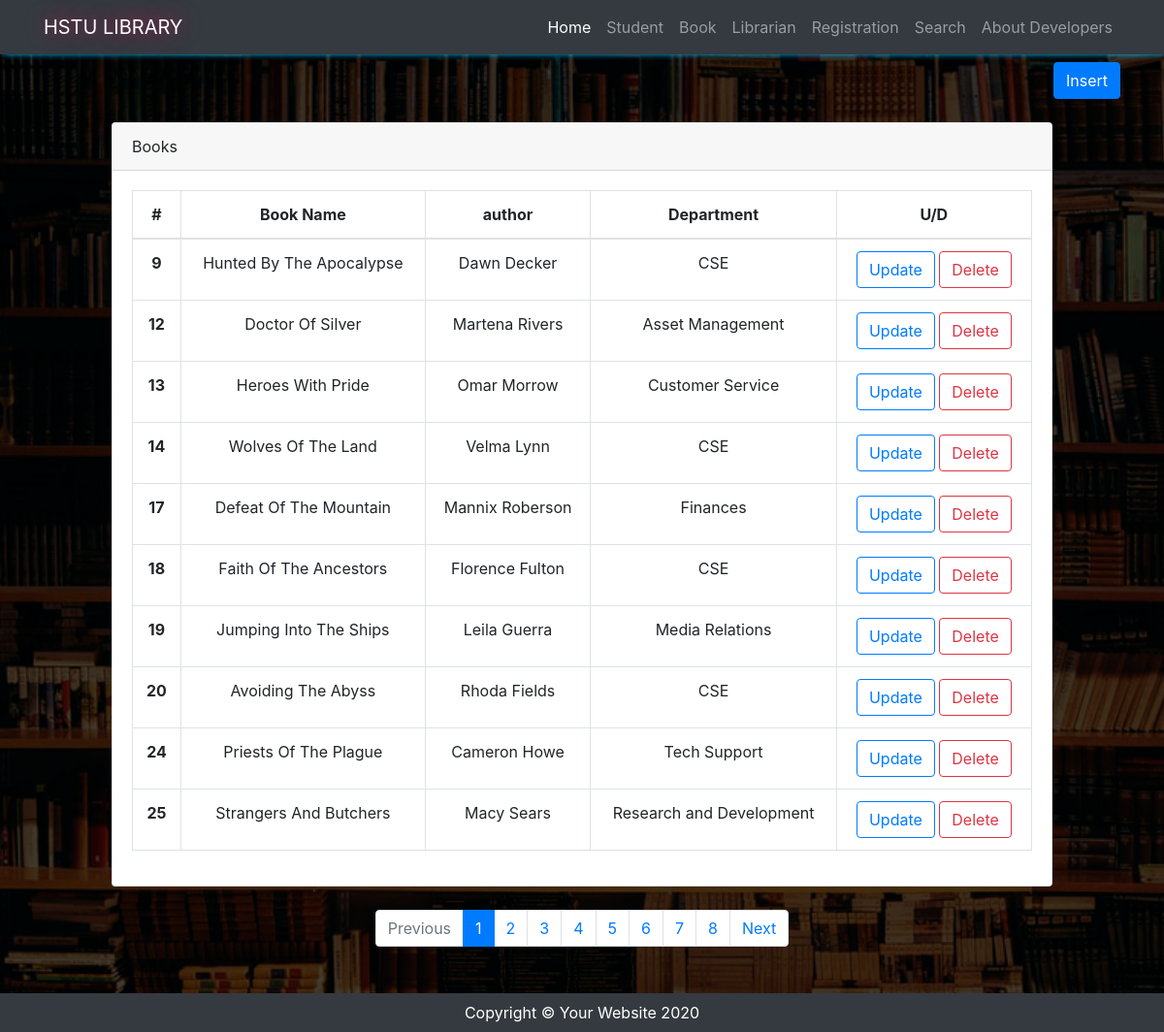
Screenshot of /book.php with the database file from the repository.
### tables this page shows
CREATE TABLE `book` (
  `book_id` int(11) NOT NULL,
  `book_name` varchar(25) NOT NULL,
  `author` varchar(25) NOT NULL,
  `department` varchar(25) NOT NULL
);

### book.php (the view, shortened to what this page needs)
  <?php
    $page=1;
    $limit=10;
    $offset=$page*$limit-$limit;
    $pdo=new PDO('mysql:host=localhost;dbname=library','root','');
    $query1=$pdo->query("select * from book limit $limit offset $offset");
    $query2=$pdo->query("select * from book");
    $total_row=$query2->rowCount();
    $total_page=ceil($total_row/$limit);
    $result=$query1->fetchAll();
?>
<!DOCTYPE html>
<html lang="en">
<head>
  <link href="vendor/bootstrap/css/bootstrap.min.css" rel="stylesheet">
  <link href="css/blog-home.css" rel="stylesheet">
</head>
<body>
  <nav class="navbar navbar-expand-lg navbar-dark bg-dark fixed-top">
    <div class="container">
      <a class="navbar-brand" href="#">HSTU LIBRARY</a>
      <div class="collapse navbar-collapse" id="navbarResponsive">
        <ul class="navbar-nav ml-auto">
          <li class="nav-item active">
            <a class="nav-link" href="home.php">Home
            </a>
          </li>
          <li class="nav-item">
            <a class="nav-link" href="student.php">Student</a>
          </li>
          <li class="nav-item">
            <a class="nav-link" href="book.php">Book</a>
          </li>
          <li class="nav-item">
            <a class="nav-link" href="librarian.php">Librarian</a>
          </li>
          <li class="nav-item">
            <a class="nav-link" href="registration.php">Registration</a>
          </li>
          <li class="nav-item">
            <a class="nav-link" href="search.php">Search</a>
          </li>
          <li class="nav-item">
            <a class="nav-link" href="dev.php">About Developers</a>
          </li>
        </ul>
      </div>
    </div>
  </nav>
   <div class="container py-2  d-flex justify-content-end">  <a href="insert.php" class="btn btn-primary ">Insert</a></div>
  <div style="margin:0 auto;" class="col-sm-10" >
    <div class="card mt-3" >
  <div class="card-header">
     Books
  </div>
  <div class="card-body">
    <table class="table table-bordered table-hover text-center">
    <thead>
       <tr>
         <th scope="col">#</th>
         <th scope="col">Book Name</th>
         <th scope="col">author</th>
         <th scope="col">Department</th>
         <th scope="col">U/D</th>
        </tr>
  </thead>
  <tbody>
 <?php foreach($result as $r){ ?>
    <tr>
      <th scope="row"><?php echo $r['book_id']?></th>
      <td><?php echo $r['book_name']?></td>
      <td><?php echo $r['author']?></td>
      <td><?php echo $r['department']?></td>
      <td><a class="btn btn-outline-primary" href="update.php?id=<?php echo $r['book_id']?>&page=<?php echo $page;?>" clas="btn btn-outline-primary">Update</a>
      	  <a href="delete.php?id=<?php echo $r['book_id']?>&page=<?php echo $page;?>" class="btn btn-outline-danger">Delete</a>
      </td>
    </tr>
  <?php } ?>
  </tbody>
</table>
</div>
</div>
</div>
<ul class="pagination justify-content-center my-4">
  <li class="page-item <?php if($page<=1) echo 'disabled';?>"><a href="?page=<?php echo $page-1; ?>" class="page-link">Previous</a></li>
  <?php
  for($i=1;$i<=$total_page;$i++)
  {
?>
  <li class="page-item <?php if($page==$i) echo 'active';?>"><a href="?page=<?php echo $i;?>" class="page-link"><?php echo $i; ?></a></li>
  <?php } ?>
  <li class="page-item <?php if($page>=$total_page) echo 'disabled';?>">
  <a href="?page=<?php echo $page+1; ?>" class="page-link ">Next</a></li>
</ul>
  <div  style="margin-top:0px;">
    <footer class="py-2 bg-dark mt-5"  >
    <div class="container" >
      <p class="m-0 text-center text-white">Copyright &copy; Your Website 2020</p>
    </div>
  </footer>
  </div>
</body>
</html>

### css/blog-home.css (style rules this page uses)
body { padding-top: 56px; background-image:url( img/i.jpg); background-repeat: no-repeat; background-size: cover; }
nav { box-shadow: 2px 2px 6px -2px #00b8ff; }
.navbar-brand { text-shadow: 1px -1px 20px rgb(192, 21, 92); }

### book.php (style rules this page uses)
body { background-image:url( img/i.jpg); background-repeat: no-repeat; background-size: cover; }

### rows the page displays
book: book_id "9", book_name "Hunted By The Apocalypse", author "Dawn Decker", department "CSE"
book: book_id "12", book_name "Doctor Of Silver", author "Martena Rivers", department "Asset Management"
book: book_id "13", book_name "Heroes With Pride", author "Omar Morrow", department "Customer Service"
book: book_id "14", book_name "Wolves Of The Land", author "Velma Lynn", department "CSE"
book: book_id "17", book_name "Defeat Of The Mountain", author "Mannix Roberson", department "Finances"
book: book_id "18", book_name "Faith Of The Ancestors", author "Florence Fulton", department "CSE"
book: book_id "19", book_name "Jumping Into The Ships", author "Leila Guerra", department "Media Relations"
book: book_id "20", book_name "Avoiding The Abyss", author "Rhoda Fields", department "CSE"
book: book_id "24", book_name "Priests Of The Plague", author "Cameron Howe", department "Tech Support"
book: book_id "25", book_name "Strangers And Butchers", author "Macy Sears", department "Research and Development"
